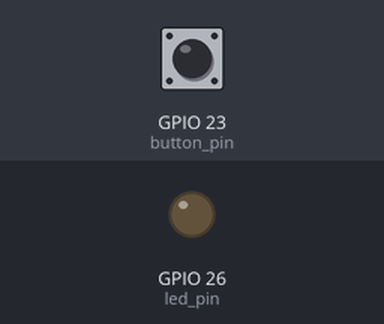
Bench run of a program on a simulated Raspberry Pi (BCM pin numbers). Shown: output pins drawn as LEDs (lit = HIGH). Inputs (shaded band) come from the test bench; at power-on: GPIO 23 (button_pin) HIGH. The clock reads 2024-03-15 10:24:30 at power-on unless the program sets it.

Above: at 1.2 s.
1.3 s: GPIO 23 (button_pin) pulled LOW for 0.15 s
At 1.9 s:
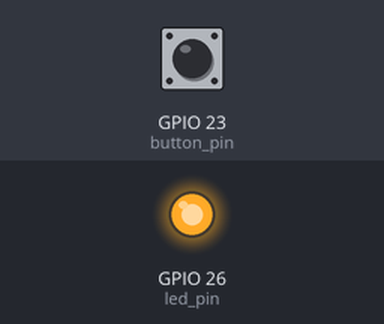
Timing chart, 0 to 4.3 s (numbered marks = the images above; inputs shaded):
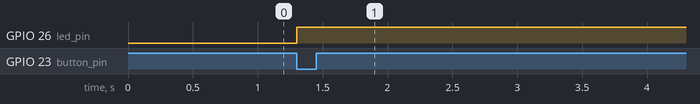

Measured:
- after the input at 1.3 s, GPIO 26 (led_pin): LOW → HIGH at once

The program:

led-button.py
```python
import RPi.GPIO as GPIO
import time

led_pin = 26
button_pin = 23

GPIO.setmode(GPIO.BCM)
GPIO.setup(led_pin, GPIO.OUT)
GPIO.setup(button_pin, GPIO.IN, pull_up_down=GPIO.PUD_UP)

button_pressed_time = 0
button_press_count = 0

def button_callback(channel):
    global button_pressed_time
    global button_press_count

    if (time.time() - button_pressed_time) < 0.3:
        button_press_count += 1
    else:
        button_press_count = 1

    button_pressed_time = time.time()

    if button_press_count == 1:
        GPIO.output(led_pin, GPIO.HIGH)
    elif button_press_count == 2:
        GPIO.output(led_pin, GPIO.LOW)
        button_press_count = 0

GPIO.add_event_detect(button_pin, GPIO.FALLING, callback=button_callback, bouncetime=200)

try:
    while True:
        time.sleep(1)

finally:
    GPIO.cleanup()
```
